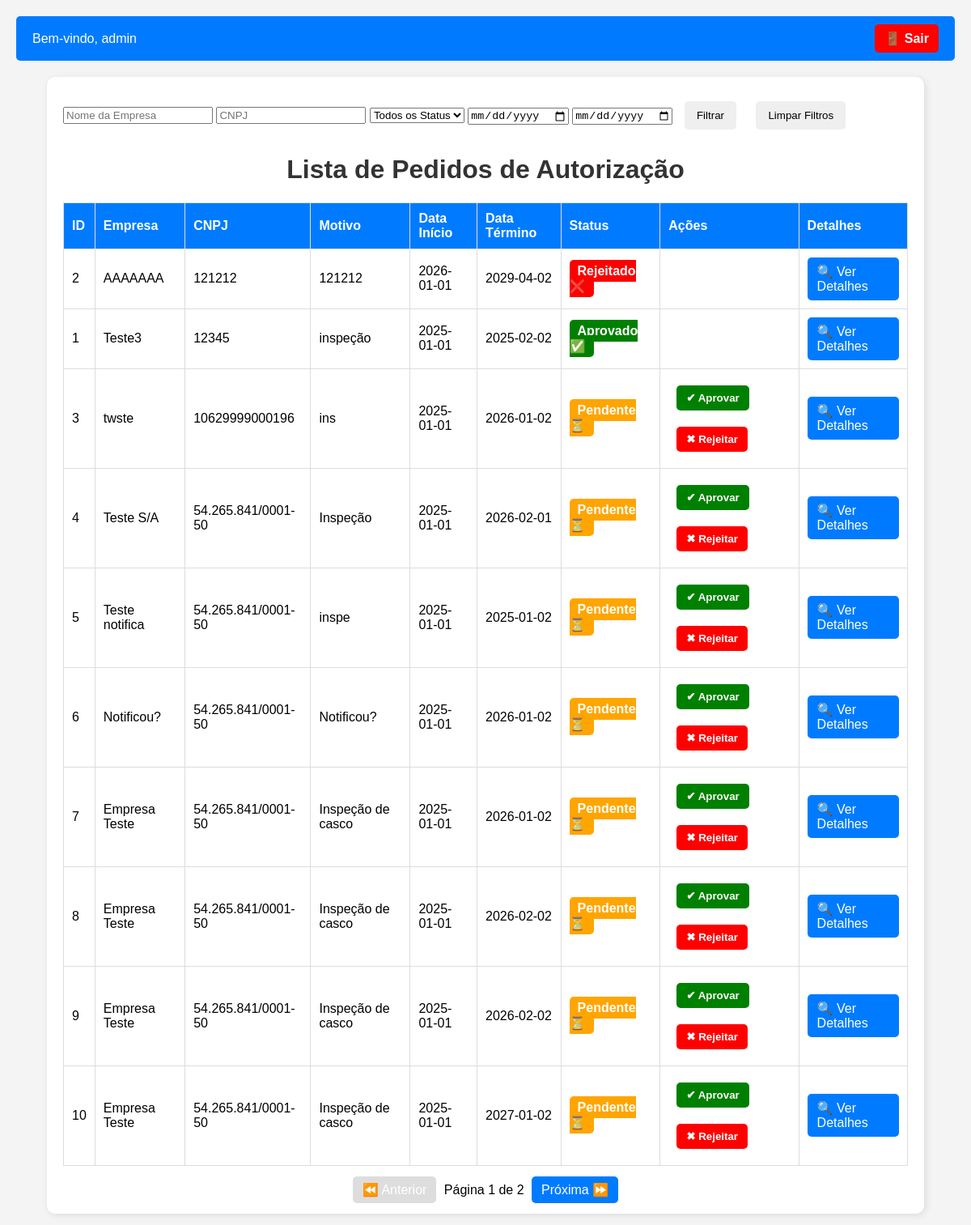
The app's page /lista-pedidos (signed in), older data.
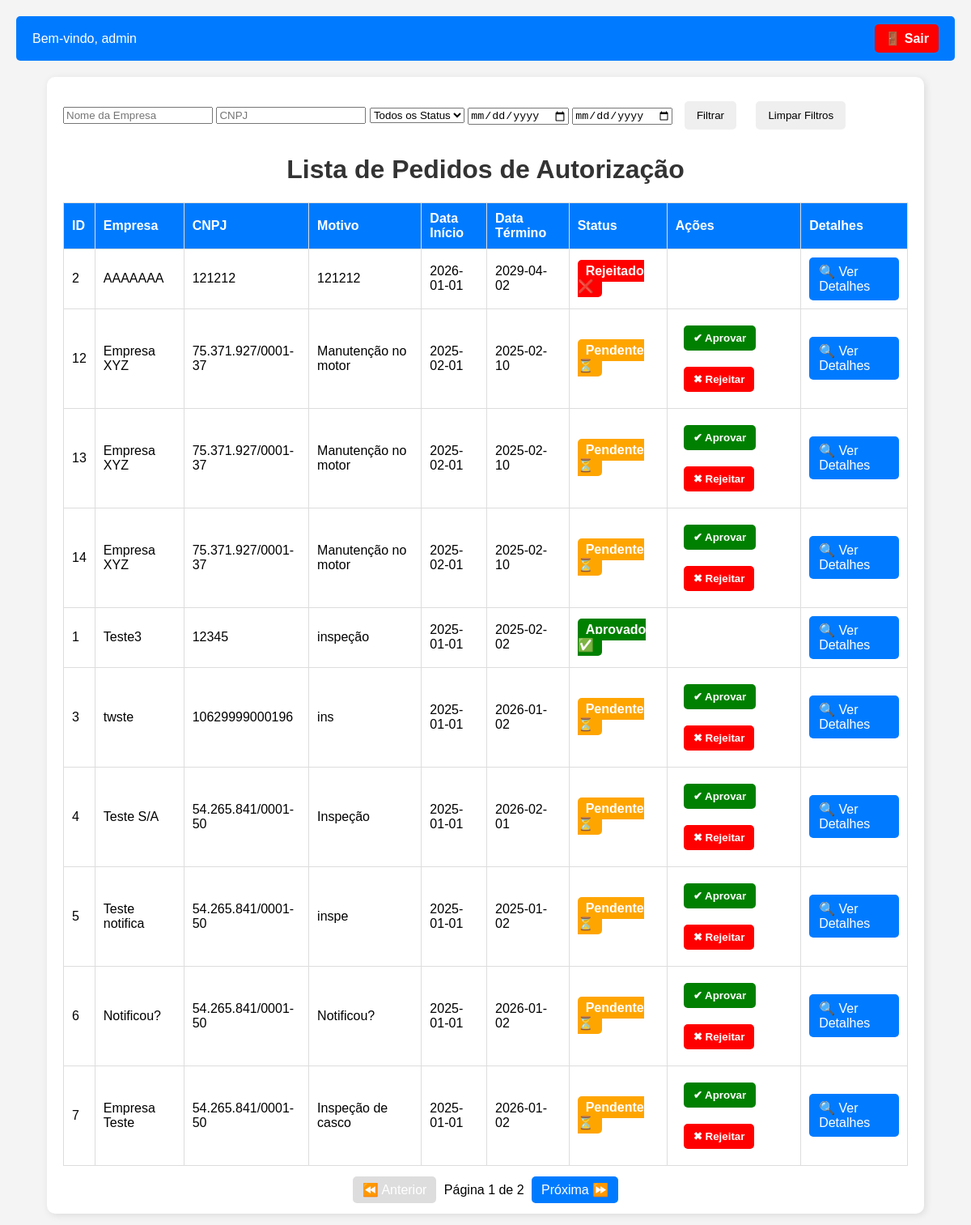
The same page, newer data.
### app/models.py (models this page shows, shortened)
class Usuario(db.Model, UserMixin):
    __tablename__ = 'usuarios'
    id = db.Column(db.Integer, primary_key=True, autoincrement=True)
    username = db.Column(db.String(150), unique=True, nullable=False)
    password_hash = db.Column(db.String(256), nullable=False)
    role = db.Column(db.String(50), nullable=False, default="comum")  # "comum" ou "RFB"

class PedidoAutorizacao(db.Model):
    __tablename__ = 'pedidos_autorizacao'
    id = db.Column(db.Integer, primary_key=True, autoincrement=True)
    empresa_responsavel = db.Column(db.String(255), nullable=False)
    cnpj_empresa = db.Column(db.String(20), nullable=False)
    endereco_empresa = db.Column(db.String(255), nullable=False)
    motivo_solicitacao = db.Column(db.Text, nullable=False)
    data_inicio = db.Column(db.Date, nullable=False)
    data_termino = db.Column(db.Date, nullable=False)
    horario_servico = db.Column(db.String(20), nullable=False)
    status = db.Column(db.String(20), default="pendente", nullable=False)  # 🔹 Novo campo de status

### app/routes.py (the view)
@pedidos_bp.route('/lista-pedidos', methods=['GET'])
@login_required
def exibir_pedidos():
    nome_empresa = request.args.get("nome_empresa", "").strip()
    cnpj_empresa = request.args.get("cnpj_empresa", "").strip()
    status = request.args.get("status", "").strip()
    data_inicio = request.args.get("data_inicio", "").strip()
    data_termino = request.args.get("data_termino", "").strip()
    page = request.args.get("page", default=1, type=int)
    per_page = request.args.get("per_page", default=10, type=int)
    query = PedidoAutorizacao.query.order_by(PedidoAutorizacao.data_inicio.desc())
    if nome_empresa:
        query = query.filter(PedidoAutorizacao.empresa_responsavel.ilike(f"%{nome_empresa}%"))
    if cnpj_empresa:
        query = query.filter(PedidoAutorizacao.cnpj_empresa.ilike(f"%{cnpj_empresa}%"))
    if status in ["pendente", "aprovado", "rejeitado"]:
        query = query.filter(PedidoAutorizacao.status == status)
    if data_inicio:
        try:
            data_inicio = datetime.strptime(data_inicio, "%Y-%m-%d").date()
            query = query.filter(PedidoAutorizacao.data_inicio >= data_inicio)
        except ValueError:
            return jsonify({"error": "Formato inválido para 'data_inicio'. Use 'YYYY-MM-DD'."}), 400
    if data_termino:
        try:
            data_termino = datetime.strptime(data_termino, "%Y-%m-%d").date()
            query = query.filter(PedidoAutorizacao.data_termino <= data_termino)
        except ValueError:
            return jsonify({"error": "Formato inválido para 'data_termino'. Use 'YYYY-MM-DD'."}), 400
    pedidos_paginados = query.paginate(page=page, per_page=per_page, error_out=False)
    return render_template('lista-pedidos.html', pedidos=pedidos_paginados)

### app/__init__.py (called while the page is built)
@login_manager.user_loader
def load_user(user_id):
    return Usuario.query.get(int(user_id))

### app/templates/lista-pedidos.html (shortened to what this page needs)
<!DOCTYPE html>
<html lang="pt-br">
<head>
</head>
<body>
<div class="navbar">
    <span>Bem-vindo, {{ current_user.username }}</span>
    <a class="btn-logout" href="{{ url_for('auth.logout') }}">🚪 Sair</a>
</div>
<div class="container">
<form action="/lista-pedidos" method="GET">
    <input type="text" name="nome_empresa" placeholder="Nome da Empresa" value="{{ request.args.get('nome_empresa', '') }}">
    <input type="text" name="cnpj_empresa" placeholder="CNPJ" value="{{ request.args.get('cnpj_empresa', '') }}">
    <select name="status">
        <option value="">Todos os Status</option>
    </select>
    <input type="date" name="data_inicio" placeholder="Data Início" value="{{ request.args.get('data_inicio', '') }}">
    <input type="date" name="data_termino" placeholder="Data Término" value="{{ request.args.get('data_termino', '') }}">
    <button type="submit">Filtrar</button>
    <a href="/lista-pedidos"><button type="button">Limpar Filtros</button></a>
</form>
    <h1>Lista de Pedidos de Autorização</h1>
    <table>
        <thead>
            <tr>
                <th>ID</th>
                <th>Empresa</th>
                <th>CNPJ</th>
                <th>Motivo</th>
                <th>Data Início</th>
                <th>Data Término</th>
                <th>Status</th>
                <th>Ações</th>
                <th>Detalhes</th>
            </tr>
        </thead>
        <tbody>
            {% for pedido in pedidos.items %}
            <tr>
                <td>{{ pedido.id }}</td>
                <td>{{ pedido.empresa_responsavel }}</td>
                <td>{{ pedido.cnpj_empresa }}</td>
                <td>{{ pedido.motivo_solicitacao }}</td>
                <td>{{ pedido.data_inicio.strftime('%Y-%m-%d') }}</td>
                <td>{{ pedido.data_termino.strftime('%Y-%m-%d') }}</td>
                <td>
                    {% if pedido.status == "pendente" %}
                        <span class="status status-pendente">Pendente ⏳</span>
                    {% elif pedido.status == "aprovado" %}
                        <span class="status status-aprovado">Aprovado ✅</span>
                    {% elif pedido.status == "rejeitado" %}
                        <span class="status status-rejeitado">Rejeitado ❌</span>
                    {% endif %}
                </td>
<td class="actions">
    {% if pedido.status == "pendente" and current_user.role == "RFB" %}
        <button class="btn-aprovar" onclick="aprovarPedido({{ pedido.id }})">✔ Aprovar</button>
        <button class="btn-rejeitar" onclick="rejeitarPedido({{ pedido.id }})">✖ Rejeitar</button>
    {% endif %}
</td>
                <td>
                    <a class="btn-detalhes" href="/pedido/{{ pedido.id }}">🔍 Ver Detalhes</a>
                </td>
            </tr>
            {% endfor %}
        </tbody>
    </table>
    <div class="pagination">
        {% if pedidos.has_prev %}
            <a href="{{ url_for('pedidos.exibir_pedidos', page=pedidos.prev_num) }}">⏪ Anterior</a>
        {% else %}
            <a class="disabled">⏪ Anterior</a>
        {% endif %}
        Página {{ pedidos.page }} de {{ pedidos.pages }}
        {% if pedidos.has_next %}
            <a href="{{ url_for('pedidos.exibir_pedidos', page=pedidos.next_num) }}">Próxima ⏩</a>
        {% else %}
            <a class="disabled">Próxima ⏩</a>
        {% endif %}
    </div>
</div>
</body>
</html>

### app/templates/lista-pedidos.html (style rules this page uses)
body { font-family: Arial, sans-serif; background-color: #f4f4f4; margin: 20px; }
h1 { text-align: center; color: #333; }
.container { width: 90%; max-width: 1200px; margin: auto; background: white; padding: 20px; border-radius: 10px; box-shadow: 2px 2px 10px rgba(0, 0, 0, 0.1); }
table { width: 100%; border-collapse: collapse; margin-top: 20px; }
th, td { border: 1px solid #ddd; padding: 10px; text-align: left; }
th { background-color: #007bff; color: white; }
.status { font-weight: bold; padding: 5px 10px; border-radius: 5px; }
.status-pendente { background-color: orange; color: white; }
.status-aprovado { background-color: green; color: white; }
.status-rejeitado { background-color: red; color: white; }
.actions button { padding: 8px 12px; border: none; border-radius: 5px; cursor: pointer; margin-right: 5px; font-weight: bold; }
.btn-aprovar { background-color: green; color: white; }
.btn-rejeitar { background-color: red; color: white; }
.btn-detalhes { background-color: #007bff; color: white; text-decoration: none; padding: 8px 12px; border-radius: 5px; display: inline-block; }
.pagination { margin-top: 20px; text-align: center; }
.pagination a { margin: 0 5px; padding: 8px 12px; text-decoration: none; background-color: #007bff; color: white; border-radius: 5px; }
.pagination a.disabled { background-color: #ddd; pointer-events: none; }
.navbar { display: flex; justify-content: space-between; align-items: center; background: #007bff; color: white; padding: 10px 20px; border-radius: 5px; margin-bottom: 20px; }
.btn-logout { text-decoration: none; background-color: red; color: white; padding: 8px 12px; border-radius: 5px; font-weight: bold; }
button { margin: 10px; padding: 10px 15px; border: none; border-radius: 5px; cursor: pointer; }

Row changes from the older to the newer data that the page shows:
no longer on this page (row unchanged): PedidoAutorizacao: id "8", empresa_responsavel "Empresa Teste", cnpj_empresa "54.265.841/0001-50", motivo_solicitacao "Inspeção de casco", data_inicio "2025-01-01", data_termino "2026-02-02", status "Pendente ⏳"
no longer on this page (row unchanged): PedidoAutorizacao: id "9", empresa_responsavel "Empresa Teste", cnpj_empresa "54.265.841/0001-50", motivo_solicitacao "Inspeção de casco", data_inicio "2025-01-01", data_termino "2026-02-02", status "Pendente ⏳"
no longer on this page (row unchanged): PedidoAutorizacao: id "10", empresa_responsavel "Empresa Teste", cnpj_empresa "54.265.841/0001-50", motivo_solicitacao "Inspeção de casco", data_inicio "2025-01-01", data_termino "2027-01-02", status "Pendente ⏳"
added PedidoAutorizacao: id "12", empresa_responsavel "Empresa XYZ", cnpj_empresa "75.371.927/0001-37", motivo_solicitacao "Manutenção no motor", data_inicio "2025-02-01", data_termino "2025-02-10", status "Pendente ⏳"
added PedidoAutorizacao: id "13", empresa_responsavel "Empresa XYZ", cnpj_empresa "75.371.927/0001-37", motivo_solicitacao "Manutenção no motor", data_inicio "2025-02-01", data_termino "2025-02-10", status "Pendente ⏳"
added PedidoAutorizacao: id "14", empresa_responsavel "Empresa XYZ", cnpj_empresa "75.371.927/0001-37", motivo_solicitacao "Manutenção no motor", data_inicio "2025-02-01", data_termino "2025-02-10", status "Pendente ⏳"
